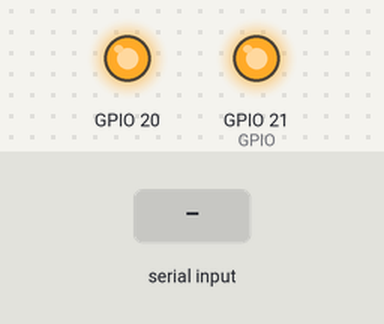
Simulated run of this program. Board: Raspberry Pi (BCM pin numbers). On the bench: output pins drawn as LEDs (lit = HIGH). Inputs (shaded band) come from the test bench. What the program prints to the terminal is not drawn.

Above: at 1.2 s.
1.3 s: "Off" typed at the terminal, then Enter
At 1.7 s:
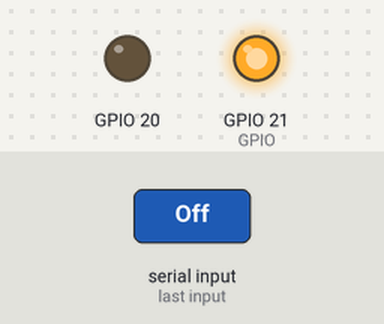
2.8 s: "On" typed at the terminal, then Enter
At 3.1 s:
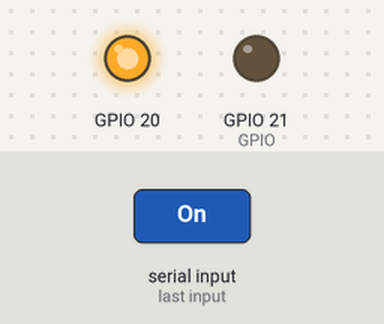
4.3 s: "NotUsed" typed at the terminal, then Enter
At 5.4 s:
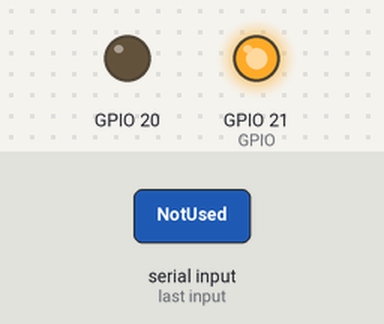
5.8 s: "Toggle" typed at the terminal, then Enter
At 6.4 s:
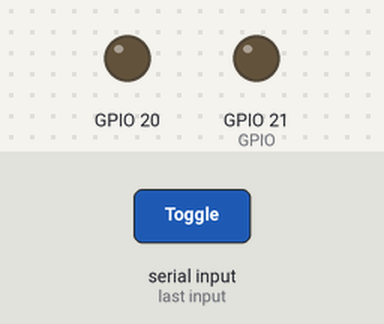
Timing chart, 0 to 8.3 s (numbered marks = the images above; inputs shaded):
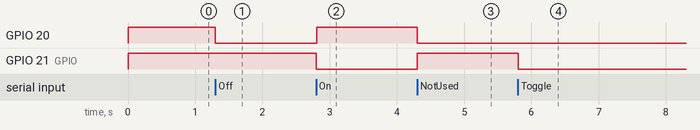

The program:

Schaltuhr.py
```python
#!/usr/bin/python3

# ------------------------------------------------------------------
# Name  : Schaltuhr.py
# Source: https://raw.githubusercontent.com/walter-rothlin/RaspberryPi4PiPlates/master/Python_Raspberry/01_GPIO_IN_OUT/Schaltuhr.py
#
# Description: Frei programmierbare Schaltuhr
#
#
# Autor: Walter Rothlin
#
# History:
# 28-Sep-2025   Walter Rothlin    Initial Version
#
# ------------------------------------------------------------------
import RPi.GPIO as GPIO
import time
import threading
from datetime import datetime
from flask import Flask, request, jsonify, render_template, redirect, url_for
import socket


class Schaltuhr:
    def __init__(self, init_state, verbal=False):
        self.__state = init_state
        GPIO.setmode(GPIO.BCM)
        for aPin in self.__state:
            if verbal:
                print(f"\ninit_ports:{aPin}")
            if aPin['Init_State'] == 'Off':
                GPIO.setup(aPin['GPIO'], GPIO.OUT)
                GPIO.output(aPin['GPIO'], GPIO.HIGH)
                aPin['State'] = 'Off'
                if verbal:
                    print(f"Init GPIO_PIN:{aPin['GPIO']} to HIGH (Off)")
            elif aPin['Init_State'] == 'On':
                GPIO.setup(aPin['GPIO'], GPIO.OUT)
                GPIO.output(aPin['GPIO'], GPIO.LOW)
                aPin['State'] = 'On'
                if verbal:
                    print(f"Init GPIO_PIN:{aPin['GPIO']} to LOW (On)")
            if verbal:
                print()
        print()

    def __str__(self):
        retStr = "Schaltuhr (V0.1)"
        for aPin in self.__state:
            retStr += f"""
                Nr:{aPin['Nr']}   GPIO:{aPin['GPIO']}     State:{aPin['State']}
            """
        return retStr

    def set_all_relais(self, state='Off', verbal=False):
        if verbal:
            print(f"set_all_relais(self, state='{state}', verbal={verbal}):")
        for aPin in self.__state:
            self.set_relais(switch_Nr=aPin['Nr'], state=state)

    def set_relais(self, switch_Nr=None, GPIO_Nr=None, state='Off', verbal=False):
        for aSwitch in self.__state:
            print("--> ", aSwitch)
            if switch_Nr is not None and str(aSwitch['Nr']) == str(switch_Nr) and aSwitch['Init_State'] != 'NotUsed':
                if state == 'On':
                    GPIO.output(aSwitch['GPIO'], GPIO.LOW)
                    aSwitch['State'] = 'On'
                    if verbal:
                        print(f"Set aGPIO_PIN:{aSwitch['GPIO']} to LOW (On)")
                elif state == 'Off':
                    GPIO.output(aSwitch['GPIO'], GPIO.HIGH)
                    aSwitch['State'] = 'Off'
                    if verbal:
                        print(f"Set aGPIO_PIN:{aSwitch['GPIO']} to HIGH (Off)")
                elif state.capitalize() == 'Toggle':
                    if aSwitch['State'] == 'On':
                        self.set_relais(switch_Nr=switch_Nr, GPIO_Nr=GPIO_Nr, state='Off', verbal=True)
                    else:
                        self.set_relais(switch_Nr=switch_Nr, GPIO_Nr=GPIO_Nr, state='On', verbal=True)

            elif GPIO_Nr is not None and str(aSwitch['GPIO']) == str(GPIO_Nr) and aSwitch['Init_State'] != 'NotUsed':
                if state == 'On':
                    GPIO.output(GPIO_Nr, GPIO.LOW)
                    aSwitch['State'] = 'On'
                    if verbal:
                        print(f"Set aGPIO_PIN:{aSwitch['GPIO']} to LOW (On)")
                elif state == 'Off':
                    GPIO.output(GPIO_Nr, GPIO.HIGH)
                    aSwitch['State'] = 'Off'
                    if verbal:
                        print(f"Set aGPIO_PIN:{aSwitch['GPIO']} to HIGH (Off)")
                elif state.upper() == 'TOGGLE':
                    if aSwitch['State'] == 'On':
                        self.set_relais(switch_Nr=switch_Nr, GPIO_Nr=GPIO_Nr, state='Off', verbal=True)
                    else:
                        self.set_relais(switch_Nr=switch_Nr, GPIO_Nr=GPIO_Nr, state='On', verbal=True)


if __name__ == '__main__':
    def halt(prompt='Weiter?'):
        input(prompt)


    Schaltuhr_Pins = [
        {'Nr': 0, 'GPIO': 21, 'Init_State': 'Off', 'State': None},
        {'Nr': 1, 'GPIO': 20, 'Init_State': 'Off', 'State': None},
        {'Nr': 2, 'GPIO': 19, 'Init_State': 'NotUsed', 'State': None},
        {'Nr': 3, 'GPIO': 26, 'Init_State': 'NotUsed', 'State': None},
    ]

    Schaltpunkte = [
        {'Time': '12:00:01', 'Date': None, 'Nr': 0, 'GPIO': None, 'State': 'On'},
    ]

    schaltuhr = Schaltuhr(Schaltuhr_Pins, verbal=False)
    print('\n\n', schaltuhr, '\n\n')
    halt()

    schaltuhr.set_relais(switch_Nr=1, state='On')
    print('\n\n', schaltuhr, '\n\n')
    halt()

    schaltuhr.set_relais(switch_Nr=0, state='On')
    schaltuhr.set_relais(switch_Nr=1, state='Off')
    schaltuhr.set_relais(switch_Nr=2, state='On')
    print('\n\n', schaltuhr, '\n\n')
    halt()

    schaltuhr.set_relais(GPIO_Nr=21, state='Off')
    schaltuhr.set_relais(switch_Nr=1, state='Toggle')
    print('\n\n', schaltuhr, '\n\n')
    halt()

    schaltuhr.set_relais(GPIO_Nr=21, state='Toggle')
    print('\n\n', schaltuhr, '\n\n')
    halt()

    schaltuhr.set_relais(switch_Nr=0)
    schaltuhr.set_relais(GPIO_Nr=21)
    print('\n\n', schaltuhr, '\n\n')
    halt(1)

    print('\n\nCalling set_all_relais')
    schaltuhr.set_all_relais('Off')
    print('\n\n', schaltuhr, '\n\n')
```

Measured:
- after the input at 1.3 s, GPIO 20: HIGH → LOW at once
- after the input at 2.8 s, GPIO 20: LOW → HIGH at once; GPIO 21 (GPIO): HIGH → LOW at once
- after the input at 4.3 s, GPIO 20: HIGH → LOW at once; GPIO 21 (GPIO): LOW → HIGH at once
- after the input at 5.8 s, GPIO 21 (GPIO): HIGH → LOW at once
